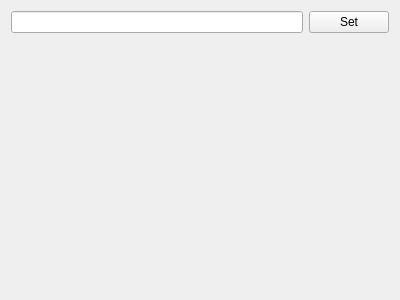
<?xml version="1.0" encoding="UTF-8"?>
<ui version="4.0">
 <class>Form</class>
 <widget class="QWidget" name="Form">
  <property name="geometry">
   <rect>
    <x>0</x>
    <y>0</y>
    <width>400</width>
    <height>300</height>
   </rect>
  </property>
  <property name="windowTitle">
   <string>Form</string>
  </property>
  <layout class="QVBoxLayout" name="verticalLayout">
   <item>
    <layout class="QHBoxLayout" name="horizontalLayout_2">
     <item>
      <widget class="QLineEdit" name="lineEdit"/>
     </item>
     <item>
      <widget class="QPushButton" name="pushButton">
       <property name="text">
        <string>Set</string>
       </property>
      </widget>
     </item>
    </layout>
   </item>
   <item>
    <spacer name="verticalSpacer">
     <property name="orientation">
      <enum>Qt::Vertical</enum>
     </property>
     <property name="sizeHint" stdset="0">
      <size>
       <width>20</width>
       <height>40</height>
      </size>
     </property>
    </spacer>
   </item>
  </layout>
 </widget>
 <resources/>
 <connections/>
</ui>
